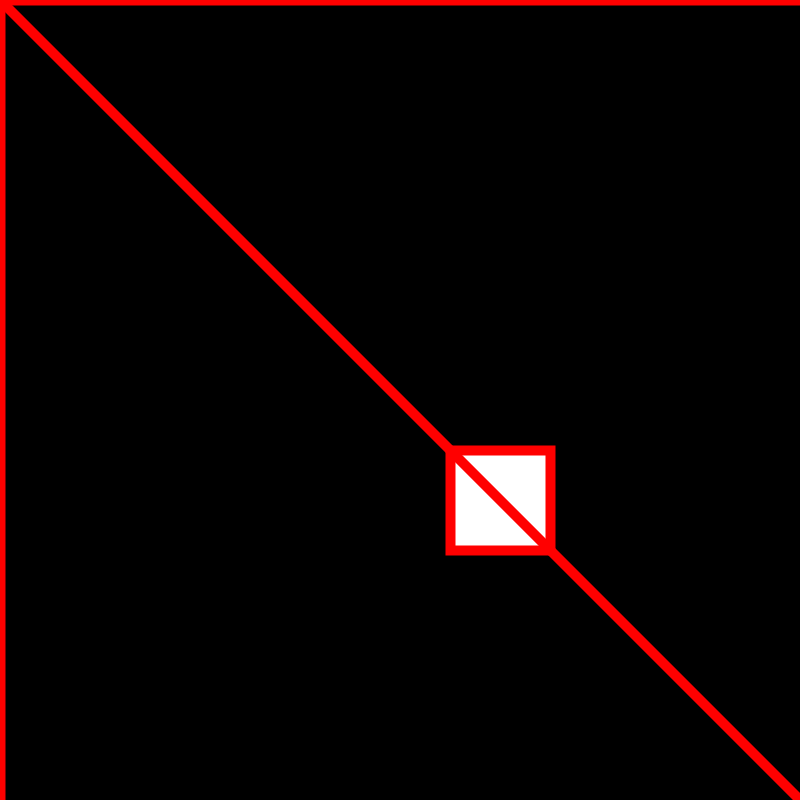
Frame 1 (no input)
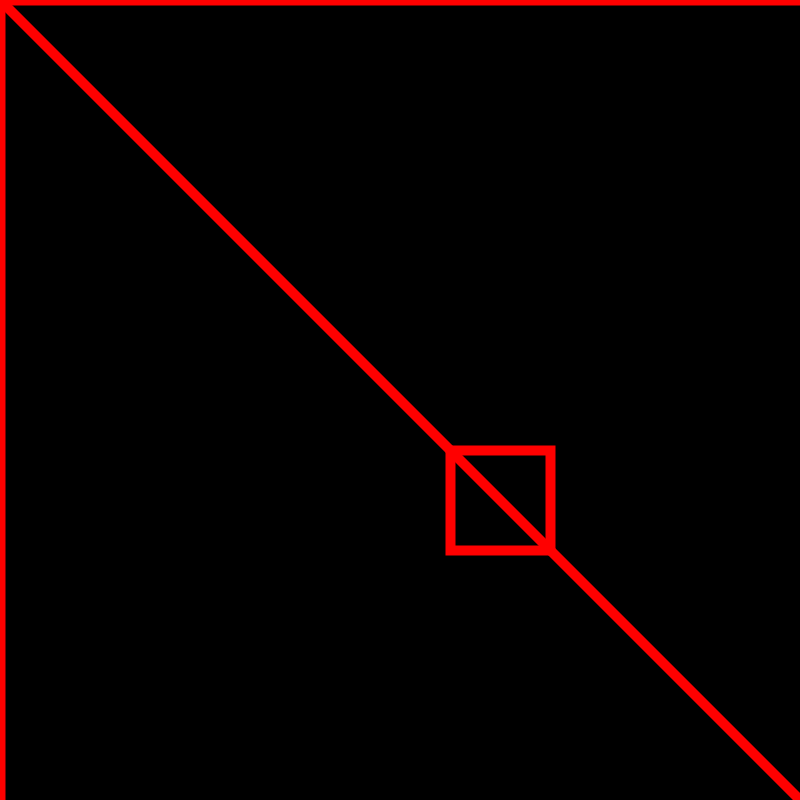
Frame 60 (the mouse pressed at the canvas centre just before this capture)
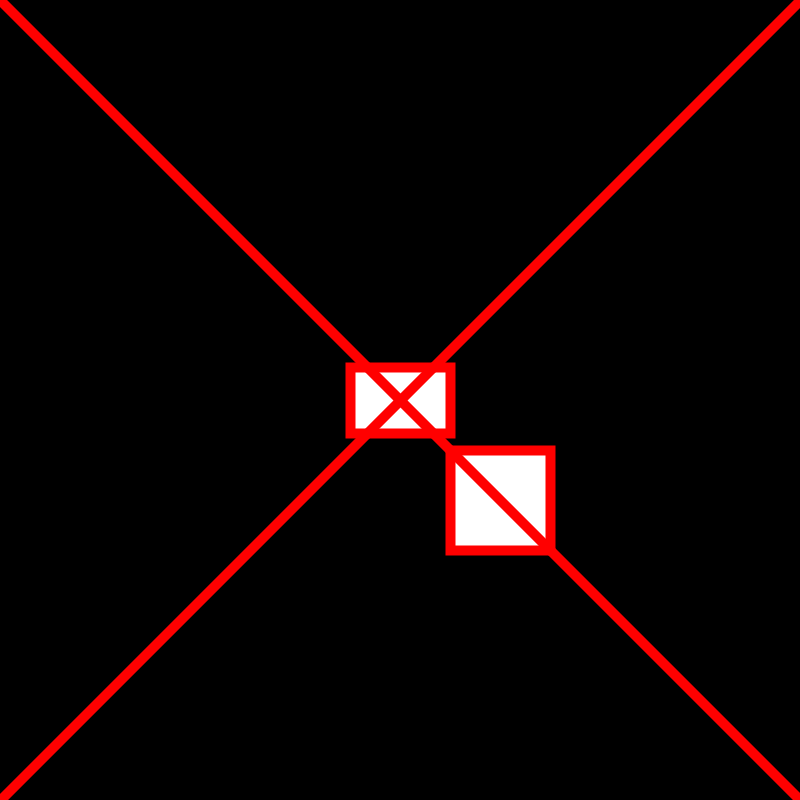
Frame 120 (the mouse held since frame 60 and released just before this capture)

The Processing sketch that drew these frames (run headless with seeded random() and noise(); from frame 60 on, the mouse is pressed at the canvas centre):

// Processing sketch: lines_2_corner_sketch
// ── lines_2_corner_sketch.pde
void setup() {
  size(800, 800);
  rectMode(CENTER);
}

void draw() {
  background(0);
  stroke(255, 0, 0);
  strokeWeight(10);
  rect(500, 500, 100, 100);
  println("1 mouse position: " + mouseX);
  fill(mouseX + mouseY, mouseY, mouseX);
  rect(mouseX, mouseY, mouseX/4, mouseY/6);
  line(mouseX, mouseY, 0, 0);
  line(mouseX, mouseY, 0, width);
  line(mouseX, mouseY, height, 0);
  line(mouseX, mouseY, width, height);
}
